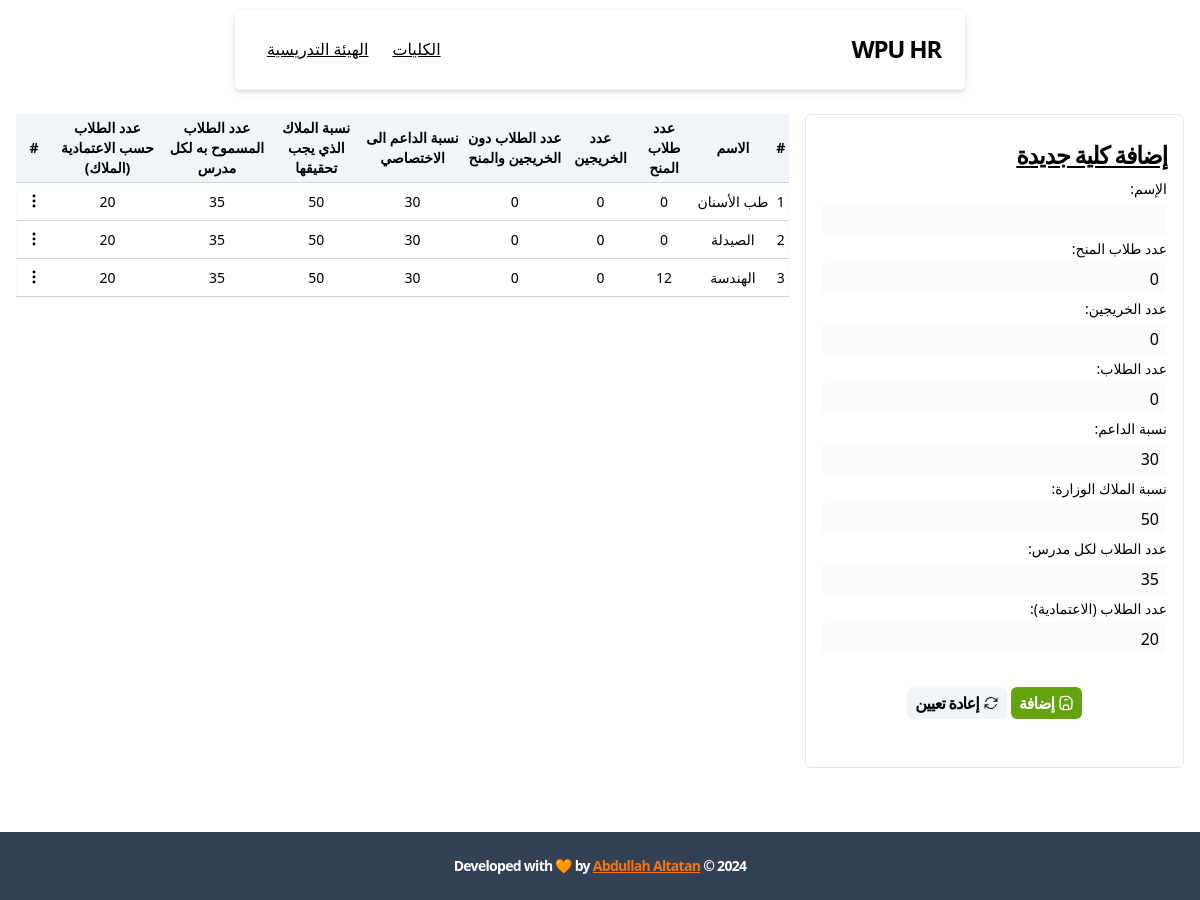
Before: /faculties/ with the older database file.
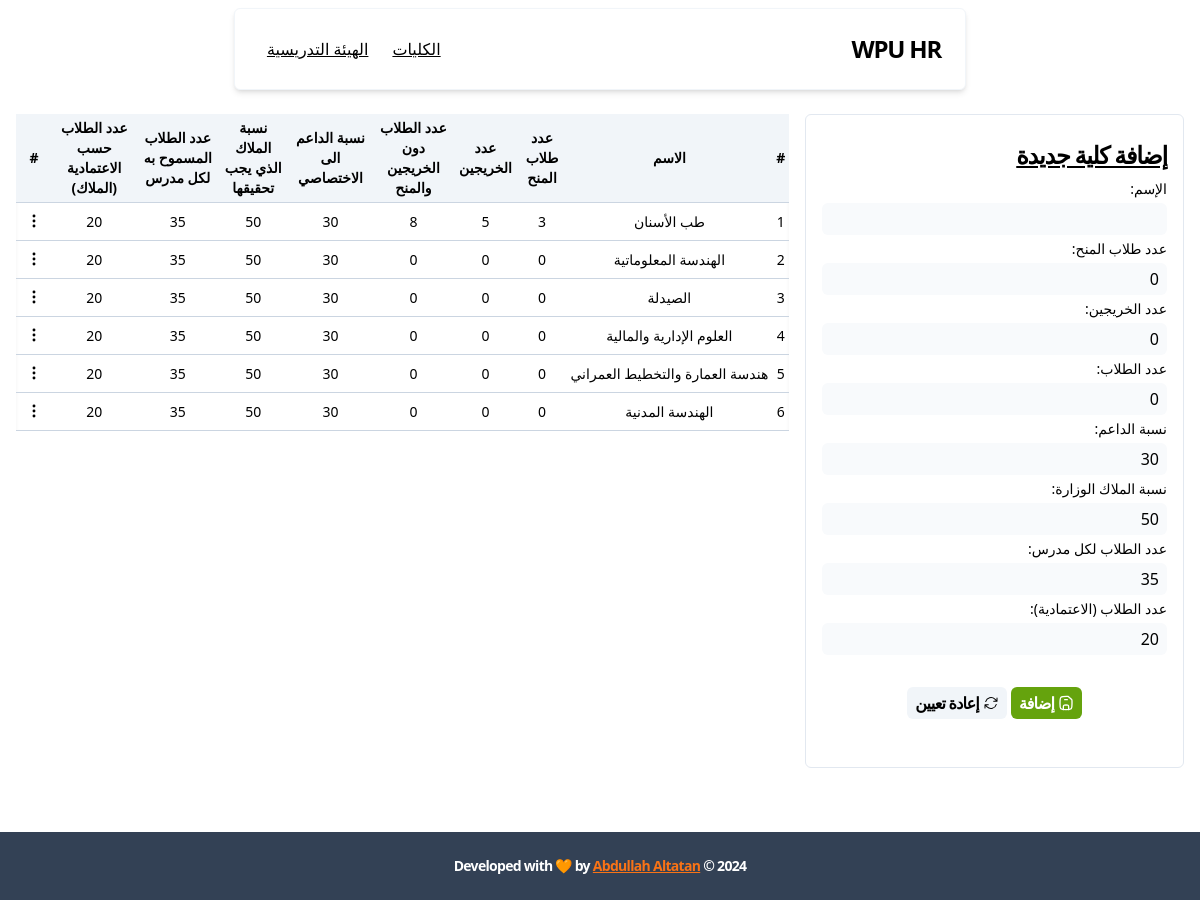
After: the same page with the newer database file.
### apps/faculties/models.py (models this page shows, shortened)
class Faculty(models.Model):
    class Meta:
        verbose_name_plural = 'Faculties'
    name = models.CharField(max_length=255, unique=True, verbose_name='الإسم')
    count_of_scholarship_students = models.PositiveBigIntegerField(
        default=0,
        validators=count_validator,
        help_text="عدد طلاب المنح",
        verbose_name='عدد طلاب المنح'
    )
    count_of_graduates = models.PositiveBigIntegerField(
        default=0,
        validators=count_validator,
        help_text="عدد الخريجين",
        verbose_name="عدد الخريجين",
    )
    count_of_students = models.PositiveBigIntegerField(
        default=0,
        validators=count_validator,
        help_text="عدد الطلاب دون الخريجين والمنح",
        verbose_name="عدد الطلاب",
    )
    ratio_specialist_support = models.PositiveBigIntegerField(
        default=30,
        validators=rate_validator,
        help_text='نسبة الداعم الى الاختصاصي',
        verbose_name='نسبة الداعم',
    )
    ratio = models.PositiveBigIntegerField(
        default=50,
        validators=rate_validator,
        help_text='نسبة الملاك الذي يجب تحقيقها',
        verbose_name='نسبة الملاك الوزارة',
    )
    ratio_count = models.PositiveBigIntegerField(
        default=35,
        validators=count_validator,
        help_text='عدد الطلاب المسموح به لكل مدرس',
        verbose_name='عدد الطلاب لكل مدرس',
    )
    ratio_staff_count = models.PositiveBigIntegerField(
        default=20,
        validators=count_validator,
        help_text='عدد الطلاب حسب الاعتمادية (الملاك)',
        verbose_name='عدد الطلاب (الاعتمادية)',
    )

### apps/faculties/views.py (the view)
# urls.py: path('', view=views.index, name='index'),
def index(request: HttpRequest) -> HttpResponse:
    faculties = models.Faculty.objects.all()
    form = forms.FacultyForm()
    context = {
        'faculties': faculties,
        'form': form,
    }
    return render(request, 'faculties/index.html', context)

### apps/faculties/forms.py
class FacultyForm(forms.ModelForm):
    class Meta:
        model = models.Faculty
        fields = '__all__'

### templates/faculties/index.html (shortened to what this page needs)
{% extends 'base.html' %}
{% block body %}
  <div class="relative grid grid-cols-3 gap-4">
    <div class="col-span-1">
      {% include 'faculties/partials/add-faculty-form.html' %}
    </div>
    <div class="col-span-2">
      {% include 'faculties/partials/faculties-table.html' %}
    </div>
  </div>
{% endblock %}

### templates/base.html (shortened to what this page needs)
{% load static %}
<!DOCTYPE html>
<html lang="en">
  <head>
    <link rel="stylesheet" href="{% static 'css/styles.css' %}">
    <link rel="stylesheet" href="{% static 'css/animations.css' %}">
  </head>
  <body dir="rtl" hx-headers='{"X-CSRFToken": "{{ csrf_token }}"}'>
    {% include 'includes/navbar.html' %}
    <main class="p-4 mb-12 w-[min(100%,1200px)] mx-auto">
      {% block body %}{% endblock %}
    </main>
    {% include 'includes/footer.html' %}
  </body>
</html>

### templates/includes/icons/reset.html
<svg xmlns="http://www.w3.org/2000/svg" width="{{ ratio }}" height="{{ ratio }}" viewBox="0 0 24 24">
	<rect width="24" height="24" fill="none" />
	<path fill="currentColor" fill-rule="evenodd" d="M4.755 10.059a7.5 7.5 0 0 1 12.548-3.364l1.903 1.903h-3.183a.75.75 0 1 0 0 1.5h4.992a.75.75 0 0 0 .75-.75V4.356a.75.75 0 0 0-1.5 0v3.18l-1.9-1.9A9 9 0 0 0 3.306 9.67a.75.75 0 1 0 1.45.388m15.408 3.352a.75.75 0 0 0-.919.53a7.5 7.5 0 0 1-12.548 3.364l-1.902-1.903h3.183a.75.75 0 0 0 0-1.5H2.984a.75.75 0 0 0-.75.75v4.992a.75.75 0 0 0 1.5 0v-3.18l1.9 1.9a9 9 0 0 0 15.059-4.035a.75.75 0 0 0-.53-.918" clip-rule="evenodd" />
</svg>

### templates/includes/navbar.html
<header class="w-[min(100%,80ch)] mx-auto my-2 p-6 rounded-md shadow-md sticky top-2 left-0 border border-slate-100 bg-white z-40">
  <nav class="flex">
    <a href="{% url 'index' %}">
      <h1 class="tracking-tighter text-2xl font-semibold">WPU HR</h1>
    </a>
    <ul class="mr-auto flex items-center justify-center gap-2">
      <li>
        <a
          href="{% url 'faculties-index' %}"
          class="rounded-md px-2 py-1 hover:bg-slate-100 underline"
        >الكليات</a>
      </li>
      <li>
        <a
          href="{% url 'staff-index' %}"
          class="rounded-md px-2 py-1 hover:bg-slate-100 underline"
        >الهيئة التدريسية</a>
      </li>
    </ul>
  </nav>
</header>

### templates/faculties/partials/add-faculty-form.html
<form
  class="form animate-fade"
  id="faculty-form"
  hx-post="{% url 'add-faculty' %}"
  hx-target="#faculties-table"
  hx-swap="outerHTML"
  hx-on:submit="removeErrorList()"
  hx-on::after-request="
  document.getElementById('faculty-form-reset').click();
  document.getElementById('messages').click();
  "
>
  <h1>إضافة كلية جديدة</h1>
  {{ form }}
  <div class="flex item-center justify-center gap-1 my-8">
    <button
    type="submit"
    class="btn btn-success flex items-center gap-1"
    title="إضافة"
    >
      {% include 'includes/icons/floppy.html' with ratio="1rem" %}
      <span>إضافة</span>
    </button>
    {% include 'faculties/partials/reset-btn.html' %}
  </div>
</form>

### templates/includes/icons/floppy.html
<svg
  xmlns="http://www.w3.org/2000/svg"
  width="{{ ratio }}"
  height="{{ ratio }}"
  viewBox="0 0 24 24"
>
  <rect width="24" height="24" fill="none" />
  <g
    fill="none"
    stroke="currentColor"
    stroke-linecap="round"
    stroke-linejoin="round"
    stroke-width="2"
    color="currentColor"
  >
    <path
      d="M8 22v-3c0-1.886 0-2.828.586-3.414S10.114 15 12 15s2.828 0 3.414.586S16 17.114 16 19v3M10 7h4"
    />
    <path
      d="M3 11.858c0-4.576 0-6.864 1.387-8.314a5 5 0 0 1 .157-.157C5.994 2 8.282 2 12.858 2c1.085 0 1.608.004 2.105.19c.479.178.88.512 1.682 1.181l2.196 1.83c1.062.885 1.592 1.327 1.876 1.932C21 7.737 21 8.428 21 9.81V13c0 3.75 0 5.625-.955 6.939a5 5 0 0 1-1.106 1.106C17.625 22 15.749 22 12 22s-5.625 0-6.939-.955a5 5 0 0 1-1.106-1.106C3 18.625 3 16.749 3 13z"
    />
  </g>
</svg>

### templates/faculties/partials/reset-btn.html
<button
  type="reset"
  id="faculty-form-reset"
  class="btn btn-secondry flex items-center gap-1"
  title="اعادة التعيين"
  hx-get="{% url 'get-add-form' %}"
  hx-target="#faculty-form"
  hx-swap="outerHTML"
>
  {% include 'includes/icons/reset.html' with ratio="1rem" %}
  <span>إعادة تعيين</span>
</button>

### templates/faculties/partials/faculties-table.html
<div id="faculties-table" class="overflow-auto animate-fade">
  <table class="custom-table">
    <thead>
      <tr>
        <th>#</th>
        <th>الاسم</th>
        <th>عدد طلاب المنح</th>
        <th>عدد الخريجين</th>
        <th>عدد الطلاب دون الخريجين والمنح</th>
        <th>نسبة الداعم الى الاختصاصي</th>
        <th>نسبة الملاك الذي يجب تحقيقها</th>
        <th>عدد الطلاب المسموح به لكل مدرس</th>
        <th>عدد الطلاب حسب الاعتمادية (الملاك)</th>
        <th>#</th>
      </tr>
    </thead>
    <tbody>
      {% for faculty in faculties %}
      <tr id="faculty-{{ faculty.id }}" class="animate-fade">
        <td>{{ forloop.counter }}</td>
        <td>{{ faculty.name }}</td>
        <td>{{ faculty.count_of_scholarship_students }}</td>
        <td>{{ faculty.count_of_graduates }}</td>
        <td>{{ faculty.count_of_students }}</td>
        <td>{{ faculty.ratio_specialist_support }}</td>
        <td>{{ faculty.ratio }}</td>
        <td>{{ faculty.ratio_count }}</td>
        <td>{{ faculty.ratio_staff_count }}</td>
        <td>{% include 'faculties/partials/context-menu.html' %}</td>
      </tr>
      {% endfor %}
    </tbody>
  </table>
</div>

### templates/faculties/partials/context-menu.html (shortened to what this page needs)
<div class="context">
  <button class="context__btn">
    {% include 'includes/icons/dots.html' with ratio="1.25rem" %}
  </button>
</div>

### templates/includes/icons/dots.html
<svg xmlns="http://www.w3.org/2000/svg" width="{{ ratio }}" height="{{ ratio }}" viewBox="0 0 24 24">
	<rect width="24" height="24" fill="none" />
	<path fill="none" stroke="currentColor" stroke-linecap="round" stroke-linejoin="round" stroke-width="2" d="M12 6.75a.75.75 0 1 1 0-1.5a.75.75 0 0 1 0 1.5m0 6a.75.75 0 1 1 0-1.5a.75.75 0 0 1 0 1.5m0 6a.75.75 0 1 1 0-1.5a.75.75 0 0 1 0 1.5" />
</svg>

### templates/includes/footer.html
<footer class="bg-slate-700 text-white px-4 py-6 text-sm font-semibold tracking-tighter">
  <p class="text-center">
    <span>2024 &copy;</span>
    <span>Developed with 🧡 by </span>
    <a class="text-orange-500 underline" href="https://www.facebook.com/@abdtt" target="_blank">
      Abdullah Altatan
    </a>
  </p>
</footer>

### static/css/styles.css (style rules this page uses)
html, :host { line-height: 1.5; -webkit-text-size-adjust: 100%; -moz-tab-size: 4; -o-tab-size: 4; tab-size: 4; font-family: ui-sans-serif, system-ui, sans-serif, "Apple Color Emoji", "Segoe UI Emoji", "Segoe UI Symbol", "Noto Color Emoji"; font-feature-settings: normal; font-variation-settings: normal; -webkit-tap-highlight-color: transparent; }
body { margin: 0; line-height: inherit; }
h1, h2, h3, h4, h5, h6 { font-size: inherit; font-weight: inherit; }
a { color: inherit; text-decoration: inherit; }
table { text-indent: 0; border-color: inherit; border-collapse: collapse; }
button, input, optgroup, select, textarea { font-family: inherit; font-feature-settings: inherit; font-variation-settings: inherit; font-size: 100%; font-weight: inherit; line-height: inherit; letter-spacing: inherit; color: inherit; margin: 0; padding: 0; }
button, select { text-transform: none; }
button, input:where([type='button']), input:where([type='reset']), input:where([type='submit']) { -webkit-appearance: button; background-color: transparent; background-image: none; }
blockquote, dl, dd, h1, h2, h3, h4, h5, h6, hr, figure, p, pre { margin: 0; }
ol, ul, menu { list-style: none; margin: 0; padding: 0; }
input::placeholder, textarea::placeholder { opacity: 1; color: #9ca3af; }
button, [role="button"] { cursor: pointer; }
img, svg, video, canvas, audio, iframe, embed, object { display: block; vertical-align: middle; }
.relative { position: relative; }
.sticky { position: sticky; }
.left-0 { left: 0px; }
.top-2 { top: 0.5rem; }
.z-40 { z-index: 40; }
.col-span-1 { grid-column: span 1 / span 1; }
.col-span-2 { grid-column: span 2 / span 2; }
.mx-auto { margin-left: auto; margin-right: auto; }
.my-2 { margin-top: 0.5rem; margin-bottom: 0.5rem; }
.my-8 { margin-top: 2rem; margin-bottom: 2rem; }
.mb-12 { margin-bottom: 3rem; }
.mr-auto { margin-right: auto; }
.flex { display: flex; }
.grid { display: grid; }
.w-\[min\(100\%\2c 1200px\)\] { width: min(100%,1200px); }
.w-\[min\(100\%\2c 80ch\)\] { width: min(100%,80ch); }
.grid-cols-3 { grid-template-columns: repeat(3, minmax(0, 1fr)); }
.items-center { align-items: center; }
.justify-center { justify-content: center; }
.gap-1 { gap: 0.25rem; }
.gap-2 { gap: 0.5rem; }
.gap-4 { gap: 1rem; }
.overflow-auto { overflow: auto; }
.rounded-md { border-radius: 0.375rem; }
.border { border-width: 1px; }
.border-slate-100 { --tw-border-opacity: 1; border-color: rgb(241 245 249 / var(--tw-border-opacity)); }
.bg-slate-700 { --tw-bg-opacity: 1; background-color: rgb(51 65 85 / var(--tw-bg-opacity)); }
.bg-white { --tw-bg-opacity: 1; background-color: rgb(255 255 255 / var(--tw-bg-opacity)); }
.p-4 { padding: 1rem; }
.p-6 { padding: 1.5rem; }
.px-2 { padding-left: 0.5rem; padding-right: 0.5rem; }
.px-4 { padding-left: 1rem; padding-right: 1rem; }
.py-1 { padding-top: 0.25rem; padding-bottom: 0.25rem; }
.py-6 { padding-top: 1.5rem; padding-bottom: 1.5rem; }
.text-center { text-align: center; }
.text-2xl { font-size: 1.5rem; line-height: 2rem; }
.text-sm { font-size: 0.875rem; line-height: 1.25rem; }
.font-semibold { font-weight: 600; }
.tracking-tighter { letter-spacing: -0.05em; }
.text-orange-500 { --tw-text-opacity: 1; color: rgb(249 115 22 / var(--tw-text-opacity)); }
.text-white { --tw-text-opacity: 1; color: rgb(255 255 255 / var(--tw-text-opacity)); }
.underline { text-decoration-line: underline; }
.shadow-md { --tw-shadow: 0 4px 6px -1px rgb(0 0 0 / 0.1), 0 2px 4px -2px rgb(0 0 0 / 0.1); --tw-shadow-colored: 0 4px 6px -1px var(--tw-shadow-color), 0 2px 4px -2px var(--tw-shadow-color); box-shadow: var(--tw-ring-offset-shadow, 0 0 #0000), var(--tw-ring-shadow, 0 0 #0000), var(--tw-shadow); }
.btn { border-radius: 0.375rem; padding-left: 0.5rem; padding-right: 0.5rem; padding-top: 0.25rem; padding-bottom: 0.25rem; text-align: center; font-weight: 600; letter-spacing: -0.05em; outline: 2px solid transparent; outline-offset: 2px; transition-duration: 150ms; }
.btn-success { --tw-bg-opacity: 1; background-color: rgb(101 163 13 / var(--tw-bg-opacity)); --tw-text-opacity: 1; color: rgb(255 255 255 / var(--tw-text-opacity)); }
.btn-secondry { --tw-bg-opacity: 1; background-color: rgb(241 245 249 / var(--tw-bg-opacity)); }

### static/css/animations.css (style rules this page uses)
.animate-fade { animation: fade 300ms; }

Changed rows visible on the page:
removed Faculty: name "الهندسة", count_of_scholarship_students "12", count_of_graduates "0", count_of_students "0", ratio_specialist_support "30", ratio "50", ratio_count "35", ratio_staff_count "20"
changed Faculty "طب الأسنان": count_of_scholarship_students "0" → "3"; count_of_graduates "0" → "5"; count_of_students "0" → "8"
added Faculty: name "الهندسة المعلوماتية", count_of_scholarship_students "0", count_of_graduates "0", count_of_students "0", ratio_specialist_support "30", ratio "50", ratio_count "35", ratio_staff_count "20"
added Faculty: name "العلوم الإدارية والمالية", count_of_scholarship_students "0", count_of_graduates "0", count_of_students "0", ratio_specialist_support "30", ratio "50", ratio_count "35", ratio_staff_count "20"
added Faculty: name "هندسة العمارة والتخطيط العمراني", count_of_scholarship_students "0", count_of_graduates "0", count_of_students "0", ratio_specialist_support "30", ratio "50", ratio_count "35", ratio_staff_count "20"
added Faculty: name "الهندسة المدنية", count_of_scholarship_students "0", count_of_graduates "0", count_of_students "0", ratio_specialist_support "30", ratio "50", ratio_count "35", ratio_staff_count "20"
